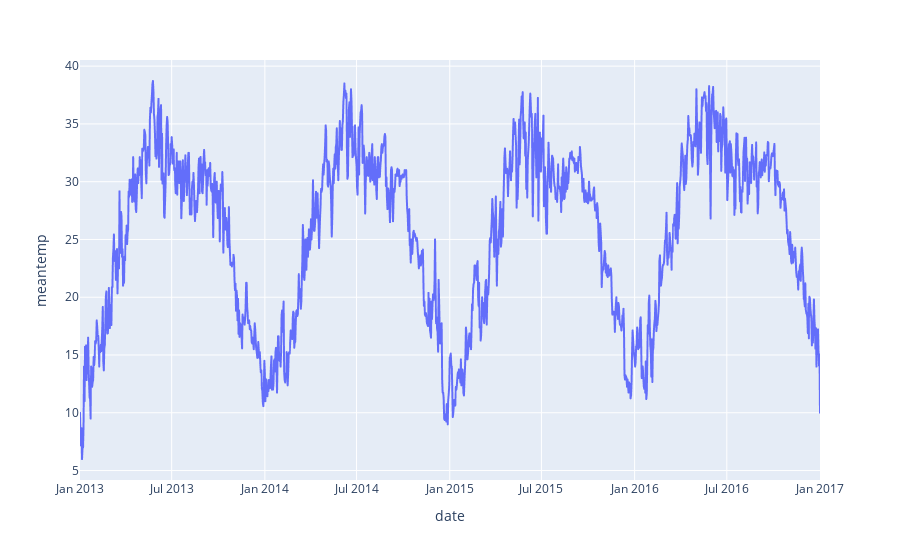

Notebook code cell kept with this figure:
### Code cell
# drawing the same plot with plotly 
px.line(df,x=df.index,y='meantemp')

### Figure 1 — Plotly figure (JSON) as saved in the notebook; plotly's stock layout.template omitted (floating-point values rounded to 4 significant figures; data arrays with more than 128 entries replaced by an {"elided": "..."} marker saying what was removed)
{"data": [{"hovertemplate": "date=%{x}<br>meantemp=%{y}<extra></extra>", "legendgroup": "", "line": {"color": "#636efa", "dash": "solid"}, "marker": {"symbol": "circle"}, "mode": "lines", "name": "", "showlegend": false, "type": "scattergl", "x": {"elided": "1462 str values"}, "xaxis": "x", "y": {"elided": "1462 float values"}, "yaxis": "y"}], "layout": {"legend": {"tracegroupgap": 0}, "margin": {"t": 60}, "xaxis": {"anchor": "y", "domain": [0, 1], "title": {"text": "date"}}, "yaxis": {"anchor": "x", "domain": [0, 1], "title": {"text": "meantemp"}}}}
